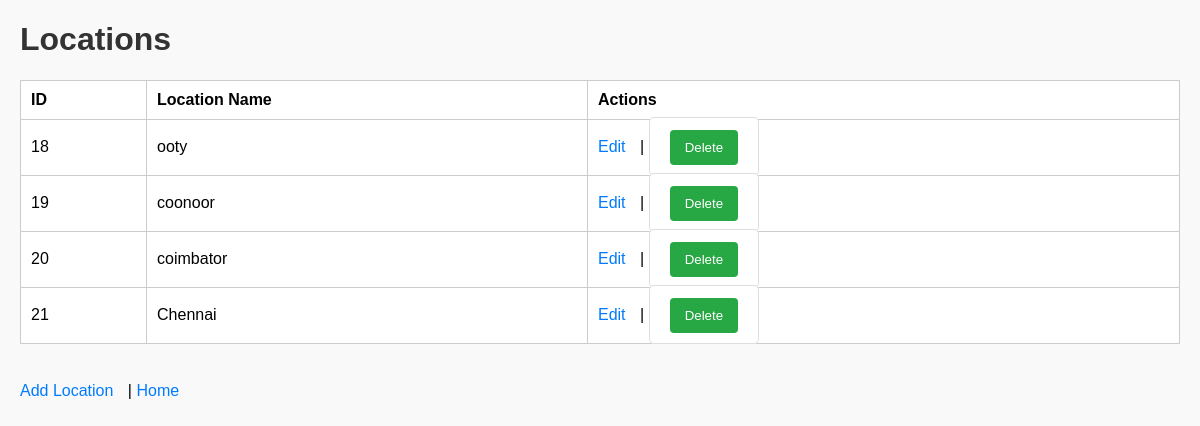
/locations, run on the app's committed database.
### tables this page shows
CREATE TABLE location (
            location_id INTEGER PRIMARY KEY AUTOINCREMENT,
            location TEXT NOT NULL
        );

### app.py (the view)
@app.route('/locations')
def view_locations():
    conn = sqlite3.connect('products.db')
    conn.row_factory = sqlite3.Row
    cursor = conn.cursor()
    cursor.execute("SELECT * FROM location")
    locations = cursor.fetchall()
    conn.close()
    return render_template('location.html', locations=locations)

### templates/location.html (shortened to what this page needs)
<!DOCTYPE html>
<html>
  <head>
    <link
      rel="stylesheet"
      type="text/css"
      href="{{ url_for('static', filename='styles.css') }}"
    />
  </head>
  <body>
    <h1>Locations</h1>
    <table border="1" cellpadding="10" cellspacing="0">
      <thead>
        <tr>
          <th>ID</th>
          <th>Location Name</th>
          <th>Actions</th>
        </tr>
      </thead>
      <tbody>
        {% for location in locations %}
        <tr>
          <td>{{ location['location_id'] }}</td>
          <td>{{ location['location'] }}</td>
          <td>
            <a href="{{ url_for('edit_location', id=location['location_id']) }}"
              >Edit</a
            >
            |
            <form
              action="{{ url_for('delete_location', id=location['location_id']) }}"
              method="post"
              style="display: inline"
            >
              <button
                type="submit"
                onclick="return confirm('Delete this location?');"
              >
                Delete
              </button>
            </form>
          </td>
        </tr>
        {% endfor %}
      </tbody>
    </table>
    <br />
    <a href="{{ url_for('add_location') }}">Add Location</a> |
    <a href="{{ url_for('home') }}">Home</a>
  </body>
</html>

### static/styles.css (style rules this page uses)
body { font-family: Arial, sans-serif; margin: 20px; background-color: #f9f9f9; }
h1, h2 { color: #333; }
table { width: 100%; border-collapse: collapse; background: white; margin-bottom: 20px; }
table, th, td { border: 1px solid #ccc; }
th, td { padding: 10px; text-align: left; }
form { background: white; padding: 20px; border: 1px solid #ddd; border-radius: 5px; max-width: 500px; margin: auto; }
input[type="submit"], button { background-color: #28a745; color: white; border: none; padding: 10px 15px; border-radius: 4px; cursor: pointer; }
a { color: #007bff; text-decoration: none; margin-right: 10px; }

### data on the page
location: location_id "18", location "ooty"
location: location_id "19", location "coonoor"
location: location_id "20", location "coimbator"
location: location_id "21", location "Chennai"
